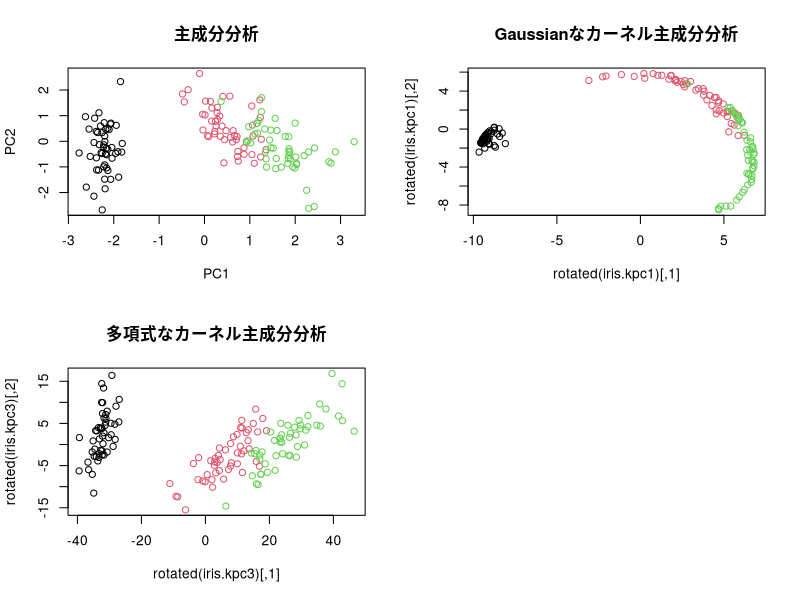

The R script that drew this image:
# カーネル主成分分析
library("kernlab")

x<-as.matrix(iris[,1:4])
head(x)

par(mfrow=c(2,2))
# 主成分分析
iris.pc1 <- prcomp(x,scale=T)
plot(iris.pc1$x, col=as.integer(iris[,5]), main="主成分分析")

# カーネル主成分分析
iris.kpc1<-kpca(x,kernel="rbfdot",kpar=list(sigma=0.1),features=2)
plot(rotated(iris.kpc1),col=as.integer(iris[,5]),main="Gaussianなカーネル主成分分析")

iris.kpc3<-kpca(x,kernel="polydot",kpar=list(degree=1),features=2)
plot(rotated(iris.kpc3),col=as.integer(iris[,5]),main="多項式なカーネル主成分分析")
